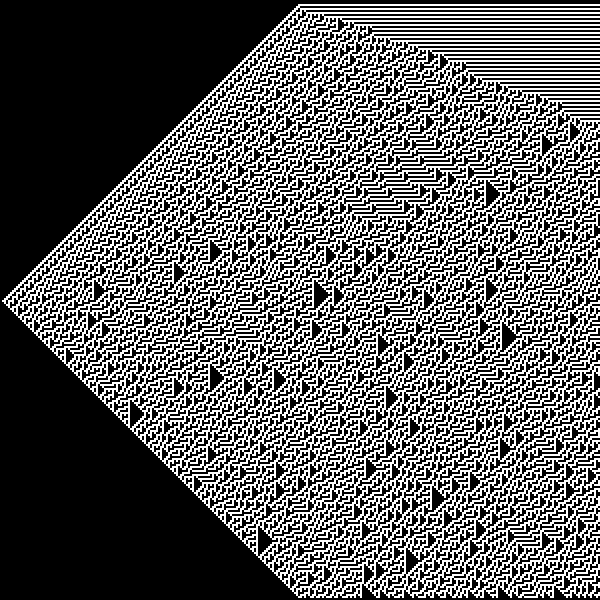
Frame 1 (no input)
Frame 60 (the mouse pressed at the canvas centre just before this capture): identical to frame 1, image omitted
Frame 120 (the mouse held since frame 60 and released just before this capture): identical to frame 1, image omitted

The Processing sketch that drew this single still picture (run headless with seeded random() and noise(); from frame 60 on, the mouse is pressed at the canvas centre):

// Processing sketch: ca_1d
// ── ca_1d.pde
int world[][];

void setup() {
  size(600,600);
  world = new int[300][300];
  
  // one central cell
  world[1][150] = 1;
  // random
  //for (int i = 0; i < 300; i++) {
  //  if (random(1.0) < 0.2) {
  //    world[1][i] = 1;
  //  } else {
  //    world[1][i] = 0;
  //  }
  //}
  
  for (int i = 2; i < 300; i++) {
    for (int j = 2; j < 299; j++) {
      int l = world[i-1][j-1];
      int c = world[i-1][j];
      int r = world[i-1][j+1];
      // 000 001 010 011 100 101 110 111
      // 1   2   4   8   16  32  64  128
      // rule 30 ==  2+4+8+16
      if ((l==0 && c==0 && r==1) ||
          (l==0 && c==1 && r==0) ||
          (l==0 && c==1 && r==1) ||
          (l==1 && c==0 && r==0)) {
        world[i][j] = 1;
      } else {
        world[i][j] = 0;
      }
    }
  }
}

void draw() {
  background(204);
  noStroke();
  for (int i = 0; i < 300; i++) {
    for (int j = 0; j < 300; j++) {
      if (world[i][j] == 1) {
        fill(color(255,255,255));
      } else {
        fill(color(0,0,0));
      }
      rect(i*2,j*2,2,2);
    }
  }
}
